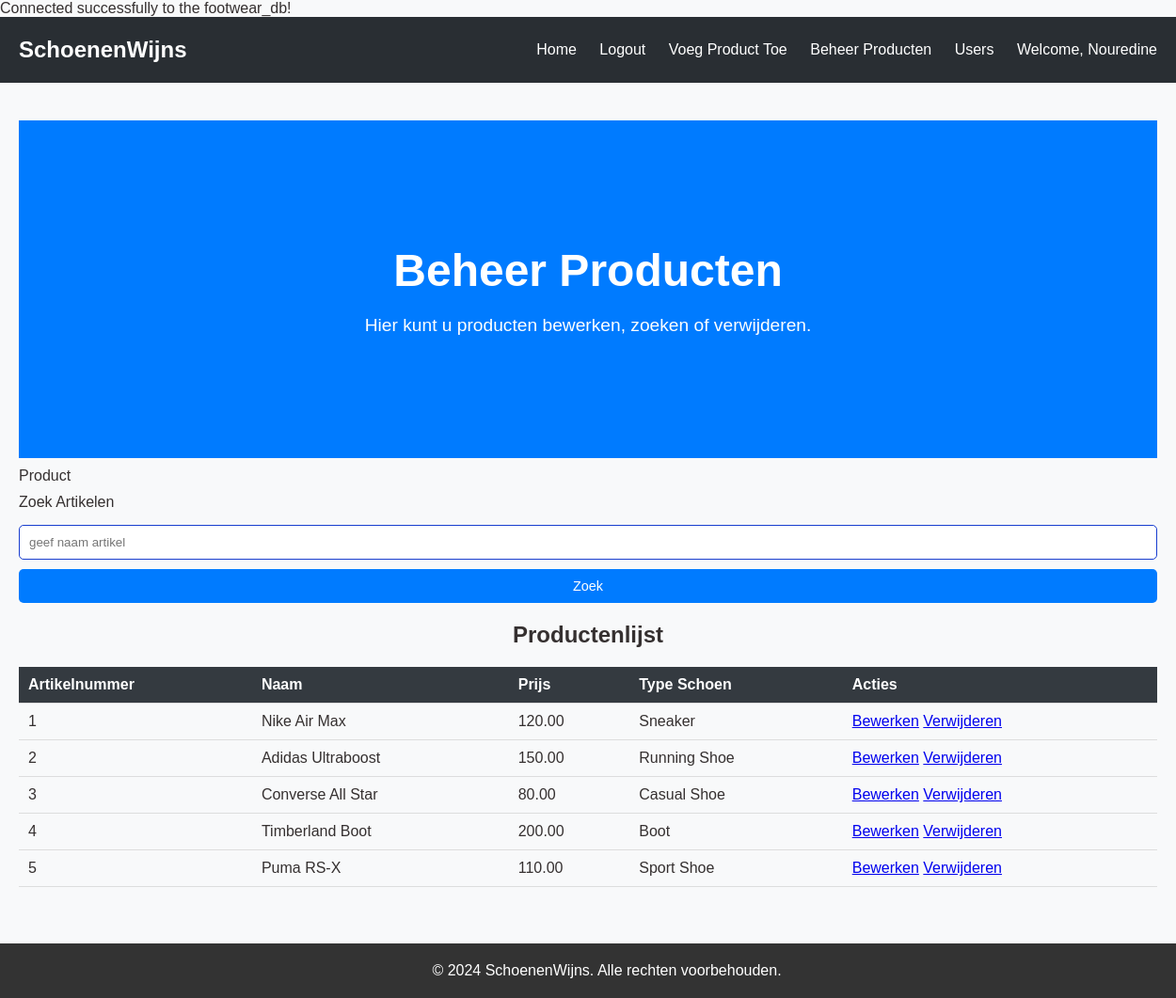
Screenshot of /footwear/manage_products.php (signed in) with the database file from the repository.
### tables this page shows
CREATE TABLE `products` (
  `artikelnr` int(11) NOT NULL,
  `naam` varchar(100) DEFAULT NULL,
  `prijs` decimal(10,2) DEFAULT NULL,
  `type_of_shoe` varchar(50) DEFAULT NULL,
  `directory` varchar(255) DEFAULT NULL,
  `product_information` text DEFAULT NULL
);

### footwear/manage_products.php (the view, shortened to what this page needs)
<?php
include 'connect.php';
$sql_products = "SELECT * FROM Products";
$stmt_products = $conn->prepare($sql_products);
$stmt_products->execute();
$result_products = $stmt_products->get_result();
?>
<!DOCTYPE html>
<html lang="en">
<head>
    <link rel="stylesheet" href="css/style.css">
</head>
<body>
<header>
    <div class="logo">SchoenenWijns</div>
    <nav>
        <ul>
            <li><a href="index.php">Home</a></li>
            <?php if (isset($_SESSION['user_id'])): ?>
                <li><a href="logout.php">Logout</a></li>
                <?php if ($_SESSION['user_type'] == 'admin'): ?>
                    <li><a href="add_product.php">Voeg Product Toe</a></li>
                    <li><a href="manage_products.php">Beheer Producten</a></li>
                    <li><a href="active_deactivate_show_users.php">Users</a></li>
                <?php endif; ?>
                <li><a href="#">Welcome, <?php echo $_SESSION['voornaam']; ?></a></li>
            <?php else: ?>
                <li><a href="login_register.php">Login/Register</a></li>
            <?php endif; ?>
        </ul>
    </nav>
</header>
<main>
    <div class="hero">
        <h1>Beheer Producten</h1>
        <p>Hier kunt u producten bewerken, zoeken of verwijderen.</p>
    </div>
    <div class="search-form">
        <label>Product</label>
        <form action="manage_products.php" method="post">
            <label>Zoek Artikelen</label>
            <input type="text" name="zoekopdracht" placeholder="geef naam artikel"required>
            <input type="submit" name="indienen" value="Zoek">
        </form>
    </div>
    <div class="products">
        <h2>Productenlijst</h2>
        <table>
            <tr>
                <th>Artikelnummer</th>
                <th>Naam</th>
                <th>Prijs</th>
                <th>Type Schoen</th>
                <th>Acties</th>
            </tr>
            <?php while ($product = $result_products->fetch_assoc()): ?>
                <tr>
                    <td><?php echo htmlspecialchars($product['artikelnr']); ?></td>
                    <td><?php echo htmlspecialchars($product['naam']); ?></td>
                    <td><?php echo htmlspecialchars($product['prijs']); ?></td>
                    <td><?php echo htmlspecialchars($product['type_of_shoe']); ?></td>
                    <td>
                        <a href="edit_product.php?artikelnr=<?php echo $product['artikelnr']; ?>">Bewerken</a>
                        <a href="manage_products.php?delete=<?php echo $product['artikelnr']; ?>" onclick="return confirm('Weet je zeker dat je dit product wilt verwijderen?');">Verwijderen</a>
                    </td>
                </tr>
            <?php endwhile; ?>
        </table>
    </div>
</main>
<footer>
    <p>&copy; 2024 SchoenenWijns. Alle rechten voorbehouden.</p>
</footer>
</body>
</html>

### footwear/css/style.css (style rules this page uses)
body { font-family: Arial, sans-serif; background-color: #f8f9fa; color: #353030; margin: 0; padding: 0; }
header { background-color: #292e33; color: white; padding: 10px 20px; display: flex; justify-content: space-between; align-items: center; }
.logo { font-size: 24px; font-weight: bold; }
nav ul { list-style: none; padding: 0; }
nav ul li { display: inline; margin-left: 20px; }
nav ul li a { color: white; text-decoration: none; }
main { padding: 40px 20px; }
.hero { background-color: #007bff; color: white; text-align: center; padding: 100px 20px; }
.hero h1 { font-size: 3em; margin-bottom: 20px; }
.hero p { font-size: 1.2em; margin-bottom: 30px; }
h2, h3 { text-align: center; margin-bottom: 20px; }
input[type="text"], input[type="email"], input[type="password"], input[type="number"] { width: 100%; padding: 10px; margin: 10px 0; border: 1px solid #193ecf; border-radius: 5px; transition: border-color 0.3s; }
input[type="submit"] { background-color: #007bff; color: white; border: none; padding: 10px; border-radius: 5px; cursor: pointer; transition: background 0.3s; width: 100%; font-size: 0.9em; }
footer { background-color: #333; color: white; text-align: center; padding: 20px; position: relative; bottom: 0; width: 100%; }
footer p { margin: 0; }
h2 { text-align: center; margin-top: 20px; }
table { width: 100%; border-collapse: collapse; margin-bottom: 20px; }
th, td { padding: 10px; text-align: left; border-bottom: 1px solid #ddd; }
th { background-color: #343a40; color: white; }
label { display: block; margin: 10px 0 5px; }

### rows the page displays
products: artikelnr "1", naam "Nike Air Max", prijs "120.00", type_of_shoe "Sneaker"
products: artikelnr "2", naam "Adidas Ultraboost", prijs "150.00", type_of_shoe "Running Shoe"
products: artikelnr "3", naam "Converse All Star", prijs "80.00", type_of_shoe "Casual Shoe"
products: artikelnr "4", naam "Timberland Boot", prijs "200.00", type_of_shoe "Boot"
products: artikelnr "5", naam "Puma RS-X", prijs "110.00", type_of_shoe "Sport Shoe"

### other values shown
$_SESSION['voornaam'] "Nouredine"
